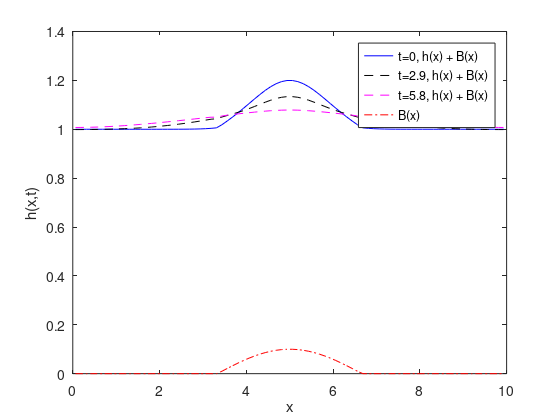

MATLAB code for this plot:

%% advect linearization
clear all;
clc;
close all;
addpath(['/Users/kevin/SkyDrive/KTH Work/Period 3 2014'...
    '/DN2255/Homework/4/HW4-High Resolution shock-capturing'...
    ' methods/matlabfiles/']);
%% Parameters
N = 80;
L = 10.;
dx = L/N; % Grid spacing
H = 1;
g = 9.8;
c = 1.1*sqrt(g*H); % Wave speed
tau = .8*dx/c; % Time Step
coeff = -tau/(2*dx);
nStep = 2*L/(c*tau);
finalTime = nStep*tau;
nCells = 1:N;
ghostCellOneSide = 2;
cellsPlusGhost = 1:(N+2*ghostCellOneSide);
%% Boundary Conditions
w = 0.1*L; % Width
x = (nCells-1/2)*dx; % Grid points
a = 1/10*H;
h = H + a*exp(-(x-L/2).^2/(w^2));
h = padarray(h',ghostCellOneSide)';
% Boundary Conditions
% m=h;
m = 0*a*exp(-(x-L/2).^2/(w^2))*c;
m = padarray(m',ghostCellOneSide)';
%% BC
% needs to be changed if ghostCellOneSide is changed
h(1) = h(4);
h(2) = h(3);
m(1) = m(4)*(-1);
m(2) = m(3)*(-1);
h(N+4) = h(N+1);
h(N+3) = h(N+2);
m(N+4) = m(N+1)*(-1);
m(N+3) = m(N+2)*(-1);
%%
i = ((1+ghostCellOneSide):(N+ghostCellOneSide));
% im = i-1;
% ip = i+1;
%% Record the initial state
hplot(:,1) = h(:);
mplot(:,1) = m(:);
flux = (1/2*g*h.^2 + (m.^2)./h);
r = L/6;
B0 = H/10;
for lengthOfX = 1:length(x)
    if abs(x(lengthOfX)-L/2)<r
        B(lengthOfX) = B0*cos((pi*(x(lengthOfX)-L/2))/(2*r));
    else
        B(lengthOfX)=0;
    end
end
B = padarray(B',ghostCellOneSide)';
B(1) = B(4);
B(2) = B(3);
B(N+4) = B(N+1);
B(N+3) = B(N+2);
    %% Loop
    for iStep=1:(round(nStep))
        hOld=h;
        mOld=m;
        flux = (1/2*g*hOld.^2 + (mOld.^2)./hOld);
        h(i) = .5*(hOld(i+1)+ hOld(i-1))...
            - abs(coeff)*(m(i+1) - m(i-1));
        m(i) = .5*(mOld(i+1)+ mOld(i-1))...
            - abs(coeff)*(flux(i+1) - flux(i-1)...
            + g*h(i).*(B(i+1) - B(i-1)) );
        totalHeight(:,iStep) = h(:) + B(:);
        h(1) = h(4);
        h(2) = h(3);
        m(1) = m(4)*(-1);
        m(2) = m(3)*(-1);
        h(N+4) = h(N+1);
        h(N+3) = h(N+2);
        m(N+4) = m(N+1)*(-1);
        m(N+3) = m(N+2)*(-1);
        hplot(:,(iStep+1)) = h(:);
        mplot(:,(iStep+1)) = m(:);
    end
    
    %% Plot
    % figure(1); clf;
    % plot(x,hplot(i,1),'-',x,hplot(i,nStep),'--');
    % legend('t=0','t=1');
    % xlabel('x');  ylabel('h(x,t)');
    % title(sprintf('$h(x,t)$ $\\Delta t=$%0.2g,',...
    %     ' $\\epsilon =$ %g',tau,a),...
    %     'Interpreter','latex')
    %% h plot1
%     figure(2)
%     for iPlotting = 1:2:nStep
%         clf;
%         plot(x',totalHeight(i,1)	)
%         hold on;
%         plot(x',totalHeight(i,iPlotting)	,'-');
%         finalB = plot(x,B(i),'-.','color','r');
%         pause(.1)
%     end
    %% m plot
    % figure(3)
    % for ip = 1:8:nStep
    %     clf;
    %     plot(x,mplot(:,1))
    %     hold on;
    %     plot(x,mplot(:,ip),'-');
    %     pause(.01)
    % end
    %% Plot for 2.1
    figure(3)
    initialH = plot(x,hplot(i,1) + B(i)','-','color','b');
    hold on;
    hPlusB.t1 = plot(x,hplot(i,round(nStep/2))+ B(i)'...
        ,'--','color','k');
    hPlusB.t2 = plot(x,hplot(i,round(nStep))+ B(i)'...
        ,'--','color','m');
    finalB = plot(x,B(i),'-.','color','r');
    legend([initialH,hPlusB.t1,hPlusB.t2,finalB],...
        't=0, h(x) + B(x)',...
        sprintf('t=%0.2g, h(x) + B(x)',tau*round(nStep/2)),...
        sprintf('t=%0.2g, h(x) + B(x)',tau*round(nStep)),...
        'B(x)','location','best');
    xlabel('x');  ylabel('h(x,t)');
    hold off;
    %%
    printYesNo = 1;
    if printYesNo == 1
        saveFigurePath = ['/Users/kevin/SkyDrive/KTH Work'...
            '/Period 3 2014/DN2255/Homework/4/HW4-High'...
            ' Resolution shock-capturing methods/Figures/'];
        set(figure(3), 'PaperPositionMode', 'auto');
        print('-depsc2', [saveFigurePath ...
            sprintf('critical_c%g_p%g_n_is_%g_a_%g',round(c*1000),H,N,round(a))]);
    end